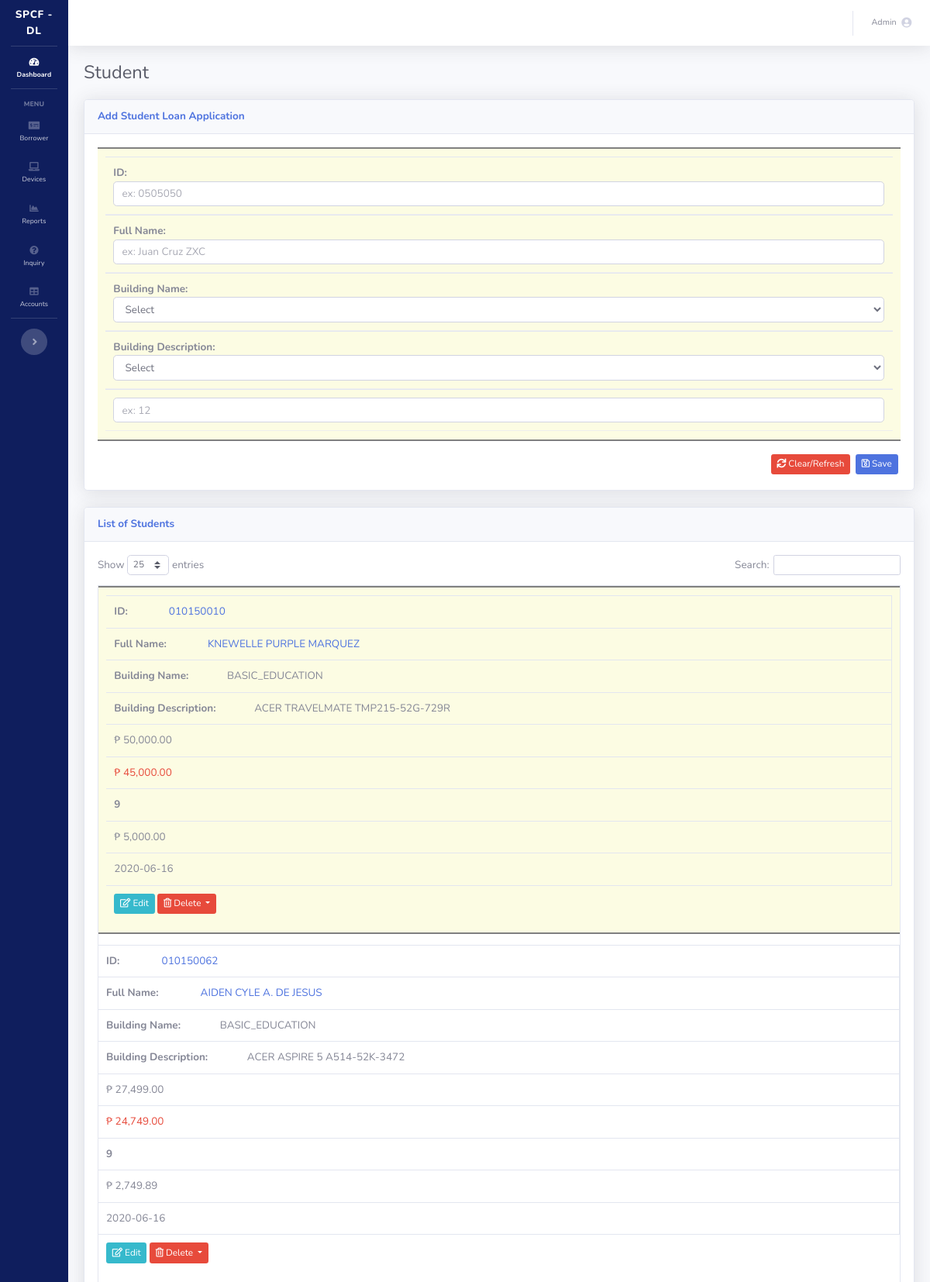
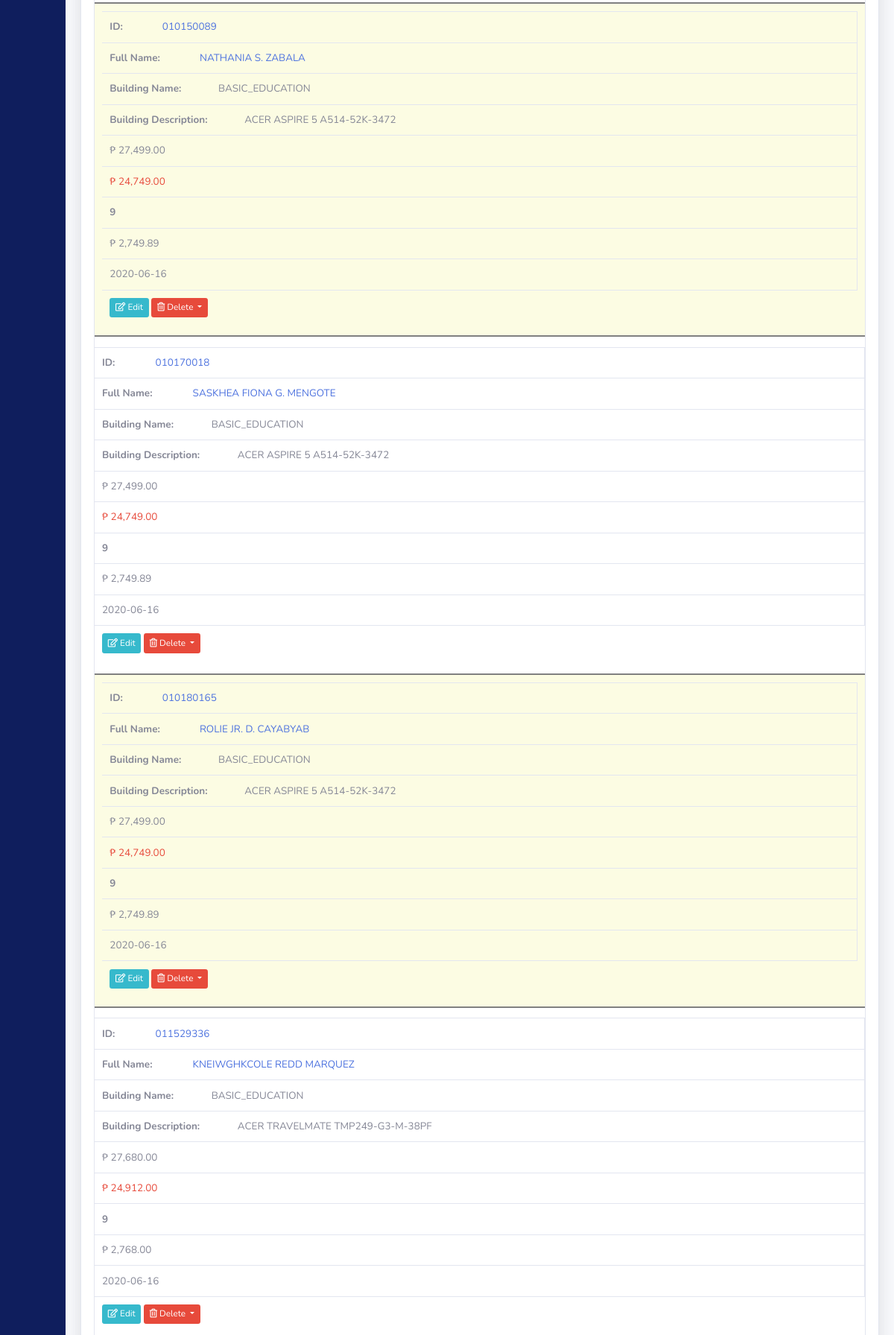
Page /student.php (signed in, upper part) on the committed database (2 pictures, top to bottom).
### tables this page shows
CREATE TABLE `student` (
  `id` int(11) NOT NULL,
  `student_id` varchar(64) NOT NULL,
  `full_name` varchar(128) NOT NULL,
  `device_id` int(11) NOT NULL,
  `level` varchar(128) NOT NULL,
  `months` int(2) NOT NULL,
  `application_date` date NOT NULL
);

CREATE TABLE `devices` (
  `id` int(11) NOT NULL,
  `brand` varchar(64) NOT NULL,
  `model` varchar(256) NOT NULL,
  `price` decimal(12,2) NOT NULL,
  `deleted` int(1) NOT NULL DEFAULT 0
);

### process_student.php (called while the page is built, shortened)
<?php
$updateApplication = false;
?>

### student.php (the view, shortened to what this page needs)
<?php
require_once 'process_student.php';
include('sidebar.php');
$getStudentApplication = $mysqli->query('SELECT s.id, s.student_id, s.full_name, s.months, s.level, s.application_date, d.brand, d.model, d.price
    FROM student s
    JOIN devices d
    ON s.device_id = d.id') or die ($mysqli->error);
?>
<div id="content-wrapper" class="d-flex flex-column">
    <div id="content">
        <?php
        include('topbar.php');
        ?>
        <div class="container-fluid">
            <div class="d-sm-flex align-items-center justify-content-between mb-4">
                <h1 class="h3 mb-0 text-gray-800">Student</h1>
            </div>
            <div class="card shadow mb-4">
                <div class="card-header py-3">
                    <h6 class="m-0 font-weight-bold text-primary">Add Student Loan Application</h6>
                </div>
                <div class="card-body">
                    <div class="table-responsive">
                        <form method="post" action="process_student.php">
                            <table class="table" width="100%" cellspacing="0">
                                <tbody>
                                <tr>
                                    <td><input type="text" name="id" class="form-control" placeholder="ex: 0505050" value="<?php if($updateApplication){echo $student_id;} ?>" required></td>
                                    <td><input type="text" name="fullname" class="form-control" placeholder="ex: Juan Cruz ZXC" value="<?php if($updateApplication){echo $full_name;} ?>" required></td>
                                    <td>
                                        <select class="form-control" name="device" required>
                                            <option value="" required disabled selected>Select</option>
                                        </select>
                                    </td>
                                    <td>
                                        <select class="form-control" name="level">
                                            <option value="" disabled selected>Select</option>
                                        </select>
                                    </td>
                                    <td>
                                        <input type="number" name="months" class="form-control" min="0" max="10" placeholder="ex: 12" value="<?php if($updateApplication){echo $months;} ?>" required>
                                    </td>
                                </tr>
                                </tbody>
                            </table>
                            <?php if(!$updateApplication){ ?>
                                <button class="float-right btn btn-sm btn-primary m-1" name="save" type="submit"><i class="far fa-save" ></i> Save</button>
                            <?php } else { ?>
                                <input type="text" value="<?php echo $applicattion_id; ?>" style="visibility: hidden" name="application_id" readonly>
                                <button class="float-right btn btn-sm btn-primary m-1" name="update" type="submit"><i class="far fa-save" ></i> Update</button>
                            <?php } ?>
                                <a href="student.php" class="btn btn-danger btn-sm m-1 float-right"><i class="fas as fa-sync"></i> Clear/Refresh</a>
                        </form>
                    </div>
                </div>
            </div>
            <div class="card shadow mb-4">
                <div class="card-header py-3">
                    <h6 class="m-0 font-weight-bold text-primary">List of Students</h6>
                </div>
                <div class="card-body">
                    <div class="table-responsive">
                        <table class="table table-bordered" id="studentTable" width="100%" cellspacing="0">
                            <thead>
                            </thead>
                            <tbody>
                            <?php
                            while($newStudentApplication=$getStudentApplication->fetch_assoc()){
                            $id = $newStudentApplication['id'];
                            $getMonth = $mysqli->query(" SELECT COUNT(id) AS month_paid FROM payment
                                WHERE application_id = '$id'
                                AND class = 'student' ") or die ($mysqli->error);
                            $newMonth = $getMonth->fetch_array();
                            $months = $newStudentApplication['months'] - $newMonth['month_paid'];
                            $getCollectedStudent = $mysqli->query(" SELECT SUM(p.payment) AS total_collected
                                FROM payment p
                                WHERE p.application_id = '$id'
                                AND p.class = 'student' ") or die ($mysqli->error);
                            $newCollectedStudent = $getCollectedStudent->fetch_array();
                            $remainingBalance = $newStudentApplication['price']-$newCollectedStudent['total_collected'];
                            $dueThisMonth = $remainingBalance / $months;
                                ?>
                                <tr>
                                    <td>
                                        <a target="_blank" href="add_payment.php?classification=student&id=<?php echo $id; ?>">
                                            <?php echo $newStudentApplication['student_id']; ?>
                                        </a>
                                    </td>
                                    <td>
                                        <a target="_blank" href="add_payment.php?classification=student&id=<?php echo $id; ?>">
                                            <?php echo strtoupper($newStudentApplication['full_name']); ?>
                                        </a>
                                    </td>
                                    <td><?php echo strtoupper($newStudentApplication['level']); ?></td>
                                    <td><?php echo $newStudentApplication['brand'].' '.$newStudentApplication['model']; ?></td>
                                    <td>₱ <?php echo number_format($newStudentApplication['price'],2); ?></td>
                                    <td class="text-danger">₱ <?php echo number_format($remainingBalance,2); ?></td>
                                    <td class="font-weight-bold"><?php echo $months; ?></td>
                                    <td>₱ <?php echo number_format($dueThisMonth,2); ?></td>
                                    <td><?php echo $newStudentApplication['application_date']; ?></td>
                                    <td>
                                        <a href="student.php?edit=<?php echo $newStudentApplication['id']; ?>" class="btn btn-info btn-sm mb-1"><i class="far fa-edit"></i> Edit</a>
                                        <button class="btn btn-danger btn-secondary dropdown-toggle btn-sm mb-1" type="button" id="dropdownMenuButton" data-toggle="dropdown" aria-haspopup="true" aria-expanded="false">
                                            <i class="far fa-trash-alt"></i> Delete
                                        </button>
                                    </td>
                                </tr>
                            <?php } ?>
                            </tbody>
                        </table>
                    </div>
                </div>
            </div>
        </div>
    </div>
    <?php
    include('footer.php');
    ?>

### sidebar.php (style rules this page uses)
html { font-size: 13.5px; scroll-behavior: smooth !important; }
::placeholder { opacity: 0.7 !important; }

### student.php (style rules this page uses)
@media only screen
        and (max-width: 760px), (min-device-width: 768px)
        and (max-device-width: 1024px) { table, thead, tbody, th, td, tr { display: block; } }
@media only screen
        and (max-width: 760px), (min-device-width: 768px)
        and (max-device-width: 1024px) { tr { margin: 0 0 1rem 0; } }
@media only screen
        and (max-width: 760px), (min-device-width: 768px)
        and (max-device-width: 1024px) { tr:nth-child(odd) { padding: 1%; width: 100%; border-bottom: 2px solid grey; border-top: 2px solid grey; background: #fcfce3; } }
@media only screen
        and (max-width: 760px), (min-device-width: 768px)
        and (max-device-width: 1024px) { td { border-bottom: 1px solid #eee; position: relative; } }
@media only screen
        and (max-width: 760px), (min-device-width: 768px)
        and (max-device-width: 1024px) { td:before { top: 0; width: 45%; padding-right: 5%; white-space: nowrap; } }
@media only screen
        and (max-width: 760px), (min-device-width: 768px)
        and (max-device-width: 1024px) { td:nth-of-type(1):before { content: "ID:"; font-weight: bold; } }
@media only screen
        and (max-width: 760px), (min-device-width: 768px)
        and (max-device-width: 1024px) { td:nth-of-type(2):before { content: "Full Name:"; font-weight: bold; } }
@media only screen
        and (max-width: 760px), (min-device-width: 768px)
        and (max-device-width: 1024px) { td:nth-of-type(3):before { content: "Building Name:"; font-weight: bold; } }
@media only screen
        and (max-width: 760px), (min-device-width: 768px)
        and (max-device-width: 1024px) { td:nth-of-type(4):before { content: "Building Description:"; font-weight: bold; } }

### rows in the picture
student: student "010170018", full_name "SASKHEA FIONA G. MENGOTE", level "BASIC_EDUCATION", device.brand "ACER", device.model "ASPIRE 5 A514-52K-3472", device.price "27,499.00", remainingBalance "24,749.00", months "9", dueThisMonth "2,749.89", application_date "2020-06-16"
student: student "010150089", full_name "NATHANIA S. ZABALA", level "BASIC_EDUCATION", device.brand "ACER", device.model "ASPIRE 5 A514-52K-3472", device.price "27,499.00", remainingBalance "24,749.00", months "9", dueThisMonth "2,749.89", application_date "2020-06-16"
student: student "011529336", full_name "KNEIWGHKCOLE REDD MARQUEZ", level "BASIC_EDUCATION", device.brand "ACER", device.model "TRAVELMATE TMP249-G3-M-38PF", device.price "27,680.00", remainingBalance "24,912.00", months "9", dueThisMonth "2,768.00", application_date "2020-06-16"
student: student "010150010", full_name "KNEWELLE PURPLE MARQUEZ", level "BASIC_EDUCATION", device.brand "ACER", device.model "TRAVELMATE TMP215-52G-729R", device.price "50,000.00", remainingBalance "45,000.00", months "9", dueThisMonth "5,000.00", application_date "2020-06-16"
student: student "010150062", full_name "AIDEN CYLE A. DE JESUS", level "BASIC_EDUCATION", device.brand "ACER", device.model "ASPIRE 5 A514-52K-3472", device.price "27,499.00", remainingBalance "24,749.00", months "9", dueThisMonth "2,749.89", application_date "2020-06-16"
student: student "010180165", full_name "ROLIE JR. D. CAYABYAB", level "BASIC_EDUCATION", device.brand "ACER", device.model "ASPIRE 5 A514-52K-3472", device.price "27,499.00", remainingBalance "24,749.00", months "9", dueThisMonth "2,749.89", application_date "2020-06-16"

### other values in the picture
$_SESSION['username'] "Admin"
